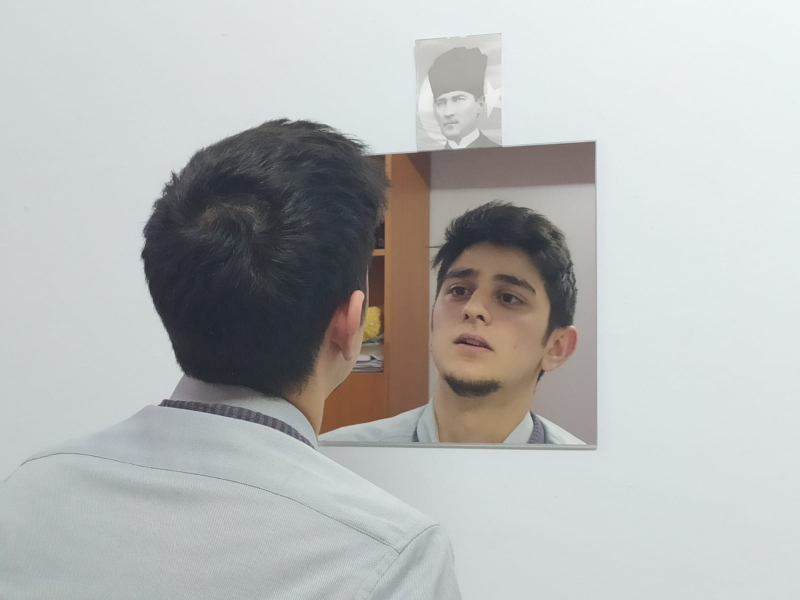
#> input picture sample_inputs/input_sample.jpeg, 1600 x 1200 px (shown at 1/2 size)
$ python filtering_blurring.py
#> lines starting #> are read from the running program, lines starting #| are printed output that depends on the picture; after the words box and inside, x2 and y2 are one past the last pixel; in counts of white or black regions, pixels touching at a corner belong together
#> in main, image is the input picture: shape (1200, 1600, 3); mean B, G, R 182.9, 182.6, 181.1
# -*- coding: utf-8 -*-
"""
Created on Fri Mar 19 22:02:08 2021

@author: Kaan Baykara
"""

import cv2 as cv

def resize_image(image, height, width):

    # This function resizes input image using the height and width variables.

#> called with height = 750, width = 750
    return cv.resize(image, (height, width), interpolation = cv.INTER_CUBIC)
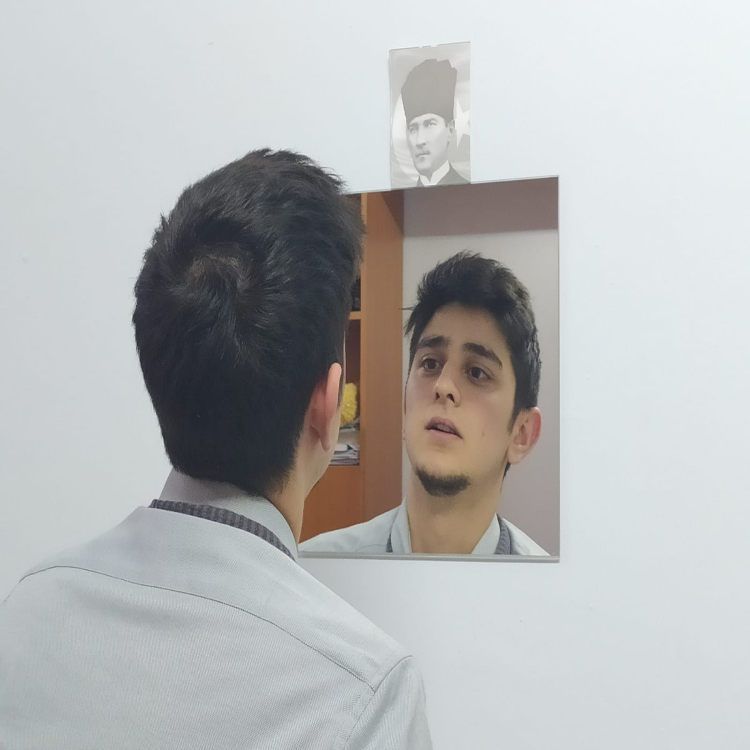
#> returned value: shape (750, 750, 3); mean of channels 0, 1, 2 182.9, 182.6, 181.1; drawn as B, G, R

def color_transform(image):

    # This function transform BGR images to Gray image

    return cv.cvtColor(image, cv.COLOR_BGR2GRAY)
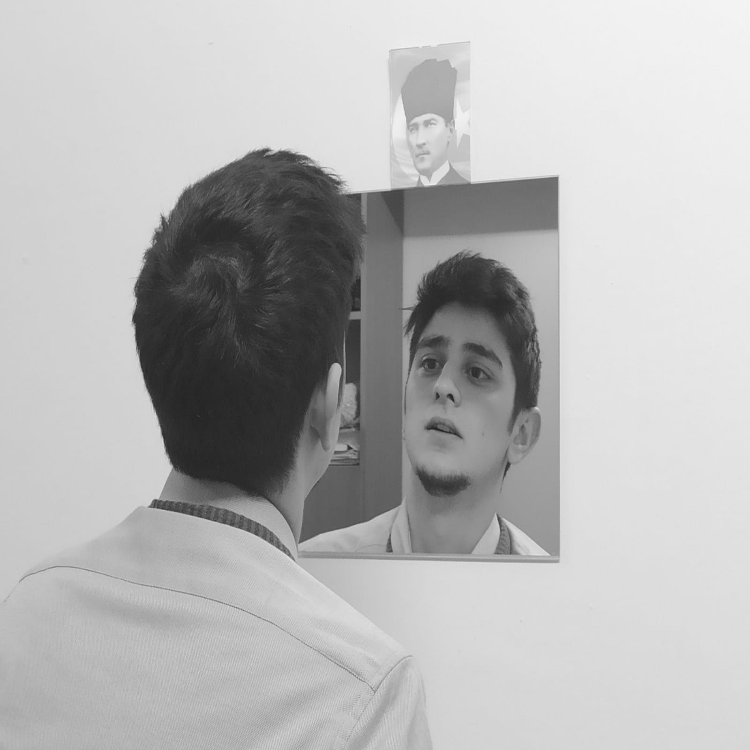
#> returned value: shape (750, 750); min 33, max 246, mean 182.2

def threshold(image, threshold_value):

    # This function converts input image into a binary image based on the threshold value.

    return cv.threshold(image, threshold_value, 255, cv.THRESH_BINARY)

def blur_option(image, blur_type, matrix_size):

    """
    This function can apply gaussian or avarage or median filter
    blur_type should be string
    matrix_size should be square matrix so write a single variable.
    """

    if  blur_type == "gaussian":

        return cv.GaussianBlur(image, (matrix_size, matrix_size), 2)

    elif blur_type == "avarage":

        return cv.blur(image, (matrix_size, matrix_size))

    elif blur_type == "median":

        return cv.medianBlur(image, matrix_size)

def main():
    image=cv.imread("sample_inputs/input_sample.jpeg")

    resized_image = resize_image(image, 750, 750)
    color_transform_result = color_transform(resized_image)
    retval, thresh = threshold(color_transform_result, 125)
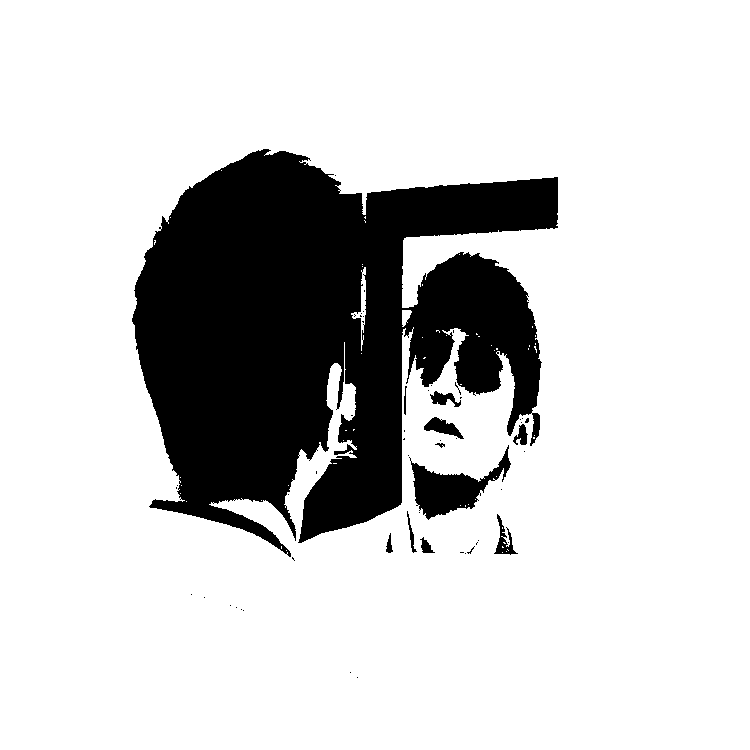
#> thresh: shape (750, 750); 80.7% white; 56 black regions (45 under 20 px), largest, box (x1, y1, x2, y2) and area: (132, 149, 558, 557) 104256, (409, 445, 511, 520) 2845, (424, 417, 464, 439) 406
    blur_option_result = blur_option(color_transform_result, "median", 7)

    cv.imshow("resized_image", resized_image)
    cv.imshow("recolored_image", color_transform_result)
    cv.imshow("blurred_image", blur_option_result)
    cv.imshow("threshold_image", thresh)

    cv.waitKey(0)
    cv.destroyAllWindows()

if __name__ == "__main__":
    main()

$ run again, with sample_inputs/dog.jpg copied over sample_inputs/input_sample.jpeg
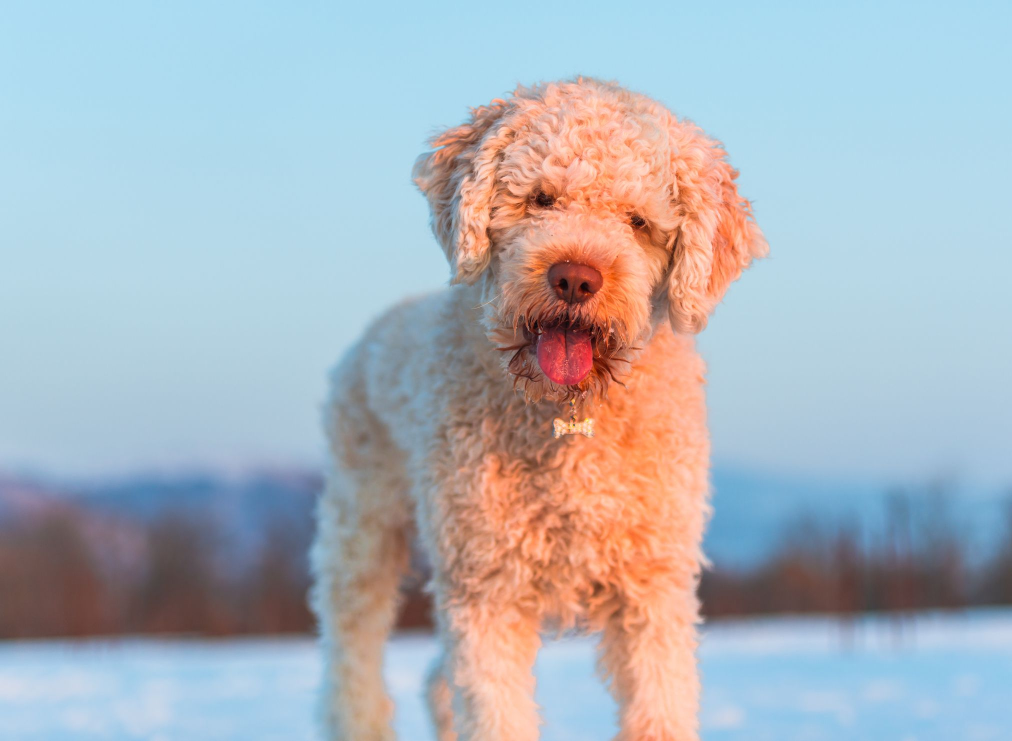
#> input picture sample_inputs/dog.jpg, 2024 x 1482 px (shown at 1/2 size)
#> in main, image is the input picture: shape (1482, 2024, 3); mean B, G, R 187.2, 179.5, 172.1
#> in color_transform, `return cv.cvtColor(image, cv.COLOR_BGR2GRAY)`:
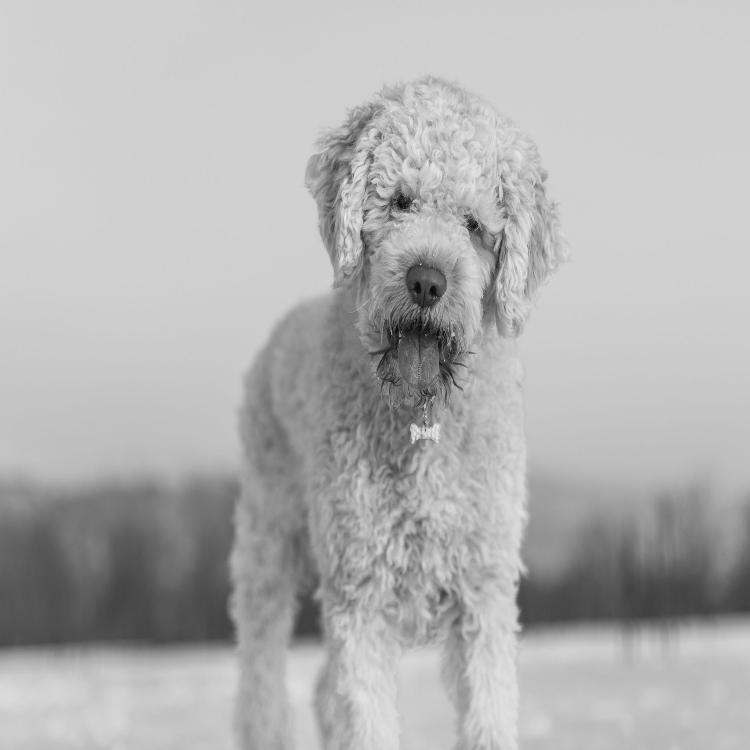
#> returned value: shape (750, 750); min 6, max 239, mean 178.1
#> in main, `retval, thresh = threshold(color_transform_result, 125)`:
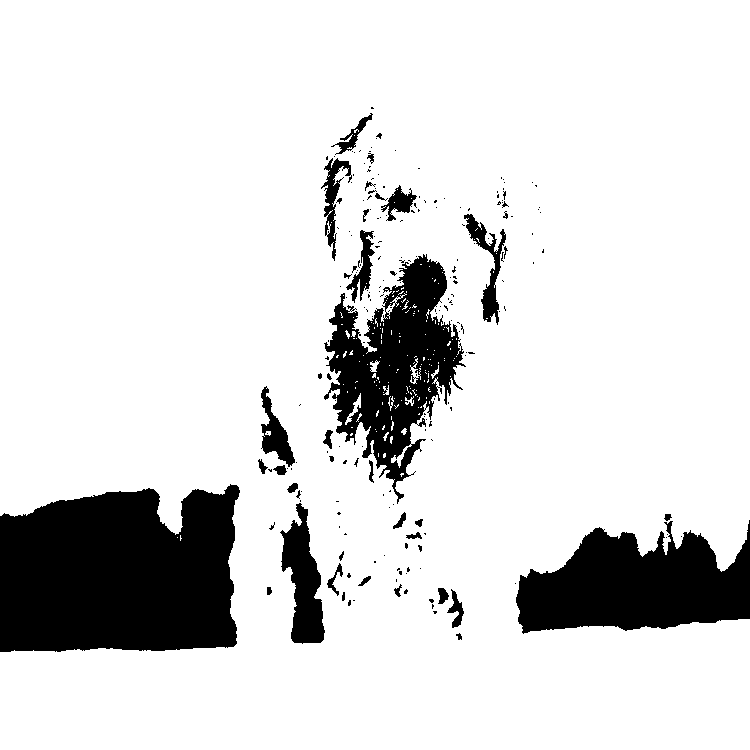
#> thresh: shape (750, 750); 85.9% white; 218 black regions (181 under 20 px), largest, box (x1, y1, x2, y2) and area: (0, 484, 240, 652) 34652, (516, 520, 750, 634) 17780, (324, 254, 466, 504) 15987
